Frame 1 (no input): blank canvas, image omitted
Frame 60 (the mouse pressed at the canvas centre just before this capture): blank canvas, image omitted
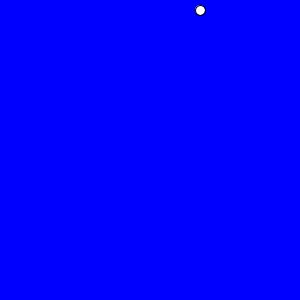
Frame 120 (the mouse held since frame 60 and released just before this capture)

The Processing sketch whose frames 1 and 60 were blank and that drew this single picture after the mouse press (run headless with seeded random() and noise(); from frame 60 on, the mouse is pressed at the canvas centre):

// Processing sketch: timed_release
// ── timed_release.pde
float[]x = {20, 60, 200};
int[]y = {-10, -10, -10};

void setup() {
  size(300, 300);
}

void draw() {
  background(0,0,255);
  
  // TIMED RELEASE
  if (frameCount > 100) {
    y[2]++;
  }
  if (frameCount > 300) {
    y[0]++;
  }
  if (frameCount > 500) {
    y[1]++;
  }

  // DRAW ALL SHAPES
  for (int i=0;i<y.length;i++) {
    ellipse(x[i], y[i], 10, 10);
    // RESET
    if (y[i] > height) {
      y[i] =-10;
      x[i] = random(width);
    }
  }
}
